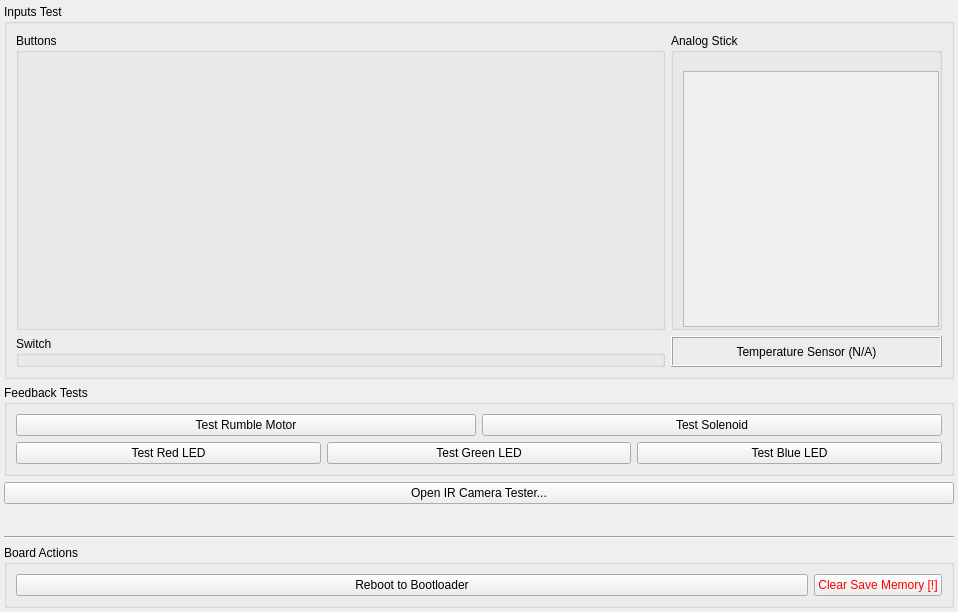
          <widget class="QWidget" name="testScrollContents">
           <property name="geometry">
            <rect>
             <x>0</x>
             <y>0</y>
             <width>958</width>
             <height>612</height>
            </rect>
           </property>
           <layout class="QVBoxLayout" name="verticalLayout_10" stretch="0,0,0,1,0,0">
            <property name="leftMargin">
             <number>4</number>
            </property>
            <property name="topMargin">
             <number>4</number>
            </property>
            <property name="rightMargin">
             <number>4</number>
            </property>
            <property name="bottomMargin">
             <number>4</number>
            </property>
            <item>
             <widget class="QGroupBox" name="buttonsTestArea">
              <property name="title">
               <string>Inputs Test</string>
              </property>
              <layout class="QGridLayout" name="horizontalLayout_5" columnstretch="1,0">
               <item row="0" column="0">
                <widget class="QGroupBox" name="btnsGroup">
                 <property name="title">
                  <string>Buttons</string>
                 </property>
                 <layout class="QVBoxLayout" name="verticalLayout_11">
                  <property name="topMargin">
                   <number>0</number>
                  </property>
                  <property name="rightMargin">
                   <number>0</number>
                  </property>
                  <property name="bottomMargin">
                   <number>0</number>
                  </property>
                  <item>
                   <layout class="QGridLayout" name="btnsLayout"/>
                  </item>
                 </layout>
                </widget>
               </item>
               <item row="0" column="1">
                <widget class="QGroupBox" name="analogGroup">
                 <property name="sizePolicy">
                  <sizepolicy hsizetype="Fixed" vsizetype="Fixed">
                   <horstretch>0</horstretch>
                   <verstretch>0</verstretch>
                  </sizepolicy>
                 </property>
                 <property name="title">
                  <string>Analog Stick</string>
                 </property>
                 <layout class="QVBoxLayout" name="verticalLayout_8" stretch="0,1">
                  <property name="spacing">
                   <number>4</number>
                  </property>
                  <property name="topMargin">
                   <number>0</number>
                  </property>
                  <property name="rightMargin">
                   <number>0</number>
                  </property>
                  <property name="bottomMargin">
                   <number>0</number>
                  </property>
                  <item>
                   <widget class="QLabel" name="aPosLabel">
                    <property name="font">
                     <font>
                      <italic>true</italic>
                     </font>
                    </property>
                    <property name="text">
                     <string/>
                    </property>
                    <property name="alignment">
                     <set>Qt::AlignCenter</set>
                    </property>
                   </widget>
                  </item>
                  <item>
                   <widget class="QGraphicsView" name="analogGfxView">
                    <property name="enabled">
                     <bool>false</bool>
                    </property>
                    <property name="sizePolicy">
                     <sizepolicy hsizetype="Fixed" vsizetype="Fixed">
                      <horstretch>0</horstretch>
                      <verstretch>0</verstretch>
                     </sizepolicy>
                    </property>
                    <property name="minimumSize">
                     <size>
                      <width>256</width>
                      <height>256</height>
                     </size>
                    </property>
                    <property name="verticalScrollBarPolicy">
                     <enum>Qt::ScrollBarAlwaysOff</enum>
                    </property>
                    <property name="horizontalScrollBarPolicy">
                     <enum>Qt::ScrollBarAlwaysOff</enum>
                    </property>
                    <property name="interactive">
                     <bool>false</bool>
                    </property>
                    <property name="alignment">
                     <set>Qt::AlignLeading|Qt::AlignLeft|Qt::AlignTop</set>
                    </property>
                   </widget>
                  </item>
                 </layout>
                </widget>
               </item>
               <item row="1" column="0">
                <widget class="QGroupBox" name="switchesGroup">
                 <property name="title">
                  <string>Switch</string>
                 </property>
                 <layout class="QHBoxLayout" name="switchesLayout">
                  <property name="topMargin">
                   <number>0</number>
                  </property>
                  <property name="bottomMargin">
                   <number>2</number>
                  </property>
                 </layout>
                </widget>
               </item>
               <item row="1" column="1">
                <widget class="QWidget" name="tmp36Box" native="true">
                 <layout class="QVBoxLayout" name="tmp36BoxLayout">
                  <property name="leftMargin">
                   <number>0</number>
                  </property>
                  <property name="topMargin">
                   <number>0</number>
                  </property>
                  <property name="rightMargin">
                   <number>0</number>
                  </property>
                  <property name="bottomMargin">
                   <number>0</number>
                  </property>
                  <item>
                    <widget class="QLabel" name="tmp36Label">
                     <property name="frameShape">
                      <enum>QFrame::Box</enum>
                     </property>
                     <property name="frameShadow">
                      <enum>QFrame::Raised</enum>
                     </property>
                     <property name="text">
                      <string>Temperature Sensor (N/A)</string>
                     </property>
                     <property name="alignment">
                      <set>Qt::AlignCenter</set>
                     </property>
                    </widget>
                  </item>
                 </layout>
                </widget>
               </item>
              </layout>
             </widget>
            </item>
            <item>
             <widget class="QGroupBox" name="feedbackTestsBox">
              <property name="title">
               <string>Feedback Tests</string>
              </property>
              <layout class="QVBoxLayout" name="verticalLayout_9">
               <item>
                <layout class="QHBoxLayout" name="horizontalLayout">
                 <item>
                  <widget class="QPushButton" name="rumbleTestBtn">
                   <property name="text">
                    <string>Test Rumble Motor</string>
                   </property>
                  </widget>
                 </item>
                 <item>
                  <widget class="QPushButton" name="solenoidTestBtn">
                   <property name="text">
                    <string>Test Solenoid</string>
                   </property>
                  </widget>
                 </item>
                </layout>
               </item>
               <item>
                <layout class="QHBoxLayout" name="horizontalLayout_7">
                 <item>
                  <widget class="QPushButton" name="redLedTestBtn">
                   <property name="text">
                    <string>Test Red LED</string>
                   </property>
                  </widget>
                 </item>
                 <item>
                  <widget class="QPushButton" name="greenLedTestBtn">
                   <property name="text">
                    <string>Test Green LED</string>
                   </property>
                  </widget>
                 </item>
                 <item>
                  <widget class="QPushButton" name="blueLedTestBtn">
                   <property name="text">
                    <string>Test Blue LED</string>
                   </property>
                  </widget>
                 </item>
                </layout>
               </item>
              </layout>
             </widget>
            </item>
            <item>
             <widget class="QPushButton" name="testBtn">
              <property name="text">
               <string>Open IR Camera Tester...</string>
              </property>
              <property name="icon">
               <iconset theme="camera-web"/>
              </property>
             </widget>
            </item>
            <item>
             <spacer name="verticalSpacer_3">
              <property name="orientation">
               <enum>Qt::Vertical</enum>
              </property>
              <property name="sizeHint" stdset="0">
               <size>
                <width>20</width>
                <height>0</height>
               </size>
              </property>
             </spacer>
            </item>
            <item>
             <widget class="Line" name="line_2">
              <property name="orientation">
               <enum>Qt::Horizontal</enum>
              </property>
             </widget>
            </item>
            <item>
             <widget class="QGroupBox" name="dangerZoneBox">
              <property name="title">
               <string>Board Actions</string>
              </property>
              <layout class="QHBoxLayout" name="horizontalLayout_10" stretch="1,0">
               <item>
                <widget class="QPushButton" name="baudResetBtn">
                 <property name="enabled">
                  <bool>true</bool>
                 </property>
                 <property name="text">
                  <string>Reboot to Bootloader</string>
                 </property>
                 <property name="icon">
                  <iconset theme="system-reboot"/>
                 </property>
                </widget>
               </item>
               <item>
                <widget class="QPushButton" name="clearEepromBtn">
                 <property name="styleSheet">
                  <string notr="true">color: red;</string>
                 </property>
                 <property name="text">
                  <string>Clear Save Memory [!]</string>
                 </property>
                 <property name="icon">
                  <iconset theme="edit-delete"/>
                 </property>
                </widget>
               </item>
              </layout>
             </widget>
            </item>
           </layout>
          </widget>
